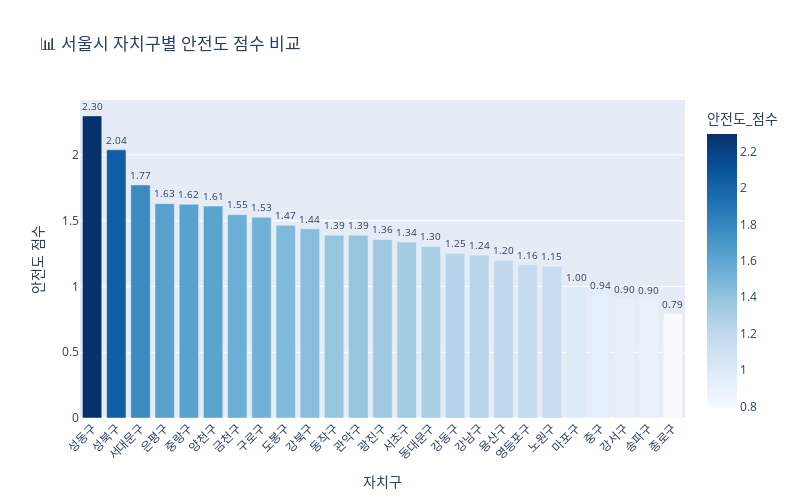

Here is the notebook cell this chart was saved with:
### Markdown cell above
- 주요 요소: CCTV 개수, 경찰서 개수, 범죄 발생 수
- 사용 기술: pandas(데이터 처리), plotly.express(시각화)
- 특징: 마우스를 올리면 데이터 확인 가능, 막대 위 점수 표시, 색상 변화로 직관적 비교 가능

### Code cell
# 🔹 안전도 점수 계산 (CCTV 개수 & 경찰서 개수 반영)
merged_data["안전도_점수"] = (merged_data["CCTV_총계"] + merged_data["치안시설_합계"]) / (merged_data["범죄_합계"] + 1)
merged_data["안전도_라벨"] = (merged_data["안전도_점수"] > merged_data["안전도_점수"].median()).astype(int)

# 🔹 안전도 점수를 내림차순 정렬
merged_data_sorted = merged_data.sort_values(by="안전도_점수", ascending=False)

# 🔹 Plotly 막대 그래프 생성
fig = px.bar(
    merged_data_sorted,
    x="자치구",
    y="안전도_점수",
    text="안전도_점수",
    title="📊 서울시 자치구별 안전도 점수 비교",
    color="안전도_점수",
    color_continuous_scale="Blues"
)

# 🔹 그래프 레이아웃 조정
fig.update_traces(texttemplate="%{text:.2f}", textposition="outside")
fig.update_layout(
    xaxis_title="자치구",
    yaxis_title="안전도 점수",
    xaxis=dict(tickangle=-45),  # X축 라벨 회전
    width=800,
    height=500
)

# 🔹 그래프 출력
fig.show()

### Figure 1 — Plotly figure (JSON) as saved in the notebook; plotly's stock layout.template omitted (floating-point values rounded to 4 significant figures)
{"data": [{"alignmentgroup": "True", "hovertemplate": "자치구=%{x}<br>안전도_점수=%{marker.color}<extra></extra>", "legendgroup": "", "marker": {"color": [2.296, 2.038, 1.771, 1.629, 1.624, 1.61, 1.545, 1.525, 1.465, 1.438, 1.389, 1.388, 1.356, 1.337, 1.304, 1.249, 1.237, 1.197, 1.164, 1.153, 0.9953, 0.9355, 0.9039, 0.8951, 0.7911], "coloraxis": "coloraxis", "pattern": {"shape": ""}}, "name": "", "offsetgroup": "", "orientation": "v", "showlegend": false, "text": [2.296, 2.038, 1.771, 1.629, 1.624, 1.61, 1.545, 1.525, 1.465, 1.438, 1.389, 1.388, 1.356, 1.337, 1.304, 1.249, 1.237, 1.197, 1.164, 1.153, 0.9953, 0.9355, 0.9039, 0.8951, 0.7911], "textposition": "outside", "texttemplate": "%{text:.2f}", "type": "bar", "x": ["성동구", "성북구", "서대문구", "은평구", "중랑구", "양천구", "금천구", "구로구", "도봉구", "강북구", "동작구", "관악구", "광진구", "서초구", "동대문구", "강동구", "강남구", "용산구", "영등포구", "노원구", "마포구", "중구", "강서구", "송파구", "종로구"], "xaxis": "x", "y": [2.296, 2.038, 1.771, 1.629, 1.624, 1.61, 1.545, 1.525, 1.465, 1.438, 1.389, 1.388, 1.356, 1.337, 1.304, 1.249, 1.237, 1.197, 1.164, 1.153, 0.9953, 0.9355, 0.9039, 0.8951, 0.7911], "yaxis": "y"}], "layout": {"barmode": "relative", "coloraxis": {"colorbar": {"title": {"text": "안전도_점수"}}, "colorscale": [[0, "rgb(247,251,255)"], [0.125, "rgb(222,235,247)"], [0.25, "rgb(198,219,239)"], [0.375, "rgb(158,202,225)"], [0.5, "rgb(107,174,214)"], [0.625, "rgb(66,146,198)"], [0.75, "rgb(33,113,181)"], [0.875, "rgb(8,81,156)"], [1, "rgb(8,48,107)"]]}, "height": 500, "legend": {"tracegroupgap": 0}, "title": {"text": "📊 서울시 자치구별 안전도 점수 비교"}, "width": 800, "xaxis": {"anchor": "y", "domain": [0, 1], "tickangle": -45, "title": {"text": "자치구"}}, "yaxis": {"anchor": "x", "domain": [0, 1], "title": {"text": "안전도 점수"}}}}
